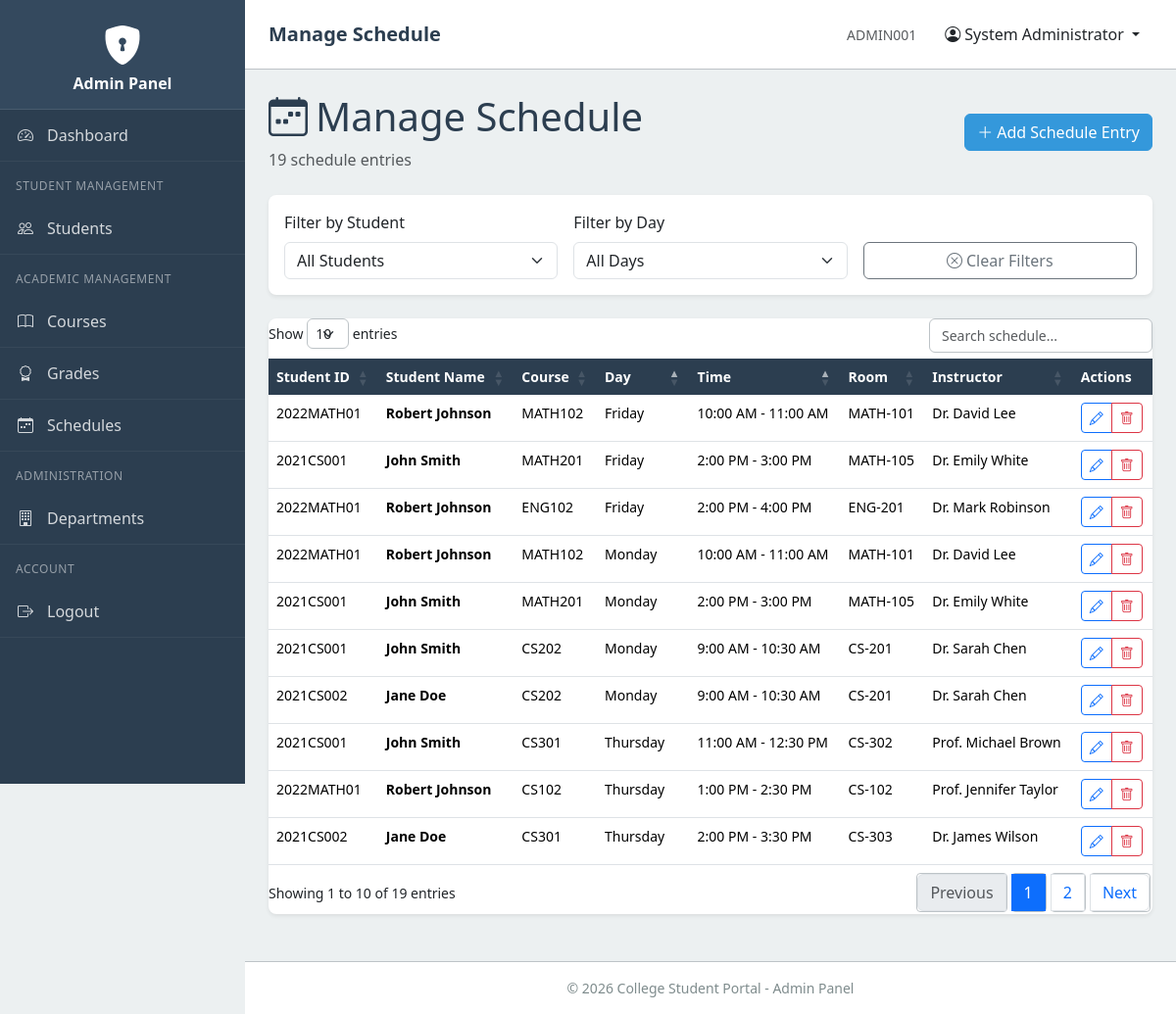
Page /admin/schedule/view-schedule.php (signed in) on the committed database.
### tables this page shows
CREATE TABLE schedule (
    id INT AUTO_INCREMENT PRIMARY KEY,
    student_id INT NOT NULL,
    course_id INT NOT NULL,
    day_of_week INT NOT NULL,
    start_time TIME NOT NULL,
    end_time TIME NOT NULL,
    room_number VARCHAR(20) DEFAULT NULL,
    instructor_name VARCHAR(100) DEFAULT NULL,
    semester INT NOT NULL,
    created_at TIMESTAMP DEFAULT CURRENT_TIMESTAMP,
    FOREIGN KEY (student_id) REFERENCES students(id) ON DELETE CASCADE,
    FOREIGN KEY (course_id) REFERENCES courses(id) ON DELETE CASCADE,
    INDEX idx_schedule_student (student_id),
    INDEX idx_schedule_course (course_id),
    INDEX idx_schedule_day (day_of_week),
    INDEX idx_schedule_semester (semester),
    CONSTRAINT chk_day_of_week CHECK (day_of_week >= 1 AND day_of_week <= 7),
    CONSTRAINT chk_semester CHECK (semester >= 1 AND semester <= 8)
);

CREATE TABLE students (
    id INT AUTO_INCREMENT PRIMARY KEY,
    student_id VARCHAR(20) NOT NULL UNIQUE,
    name VARCHAR(100) NOT NULL,
    email VARCHAR(100) NOT NULL,
    password VARCHAR(255) NOT NULL,
    phone VARCHAR(15) DEFAULT NULL,
    date_of_birth DATE DEFAULT NULL,
    gender VARCHAR(10) DEFAULT NULL,
    address TEXT DEFAULT NULL,
    profile_picture VARCHAR(255) DEFAULT 'default.jpg',
    department_id INT NOT NULL,
    current_semester INT DEFAULT NULL,
    enrollment_date DATE DEFAULT NULL,
    created_at TIMESTAMP DEFAULT CURRENT_TIMESTAMP,
    updated_at TIMESTAMP DEFAULT CURRENT_TIMESTAMP ON UPDATE CURRENT_TIMESTAMP,
    FOREIGN KEY (department_id) REFERENCES departments(id),
    INDEX idx_student_id (student_id),
    INDEX idx_student_email (email),
    INDEX idx_student_dept (department_id)
);

CREATE TABLE courses (
    id INT AUTO_INCREMENT PRIMARY KEY,
    course_code VARCHAR(20) NOT NULL UNIQUE,
    course_name VARCHAR(100) NOT NULL,
    credits INT NOT NULL,
    department_id INT NOT NULL,
    created_at TIMESTAMP DEFAULT CURRENT_TIMESTAMP,
    FOREIGN KEY (department_id) REFERENCES departments(id),
    INDEX idx_course_code (course_code),
    INDEX idx_course_dept (department_id),
    CONSTRAINT chk_credits CHECK (credits >= 1 AND credits <= 6)
);

### includes/functions.php (called while the page is built, shortened)
<?php
function h($string): string
{
  return htmlspecialchars($string ?? '', ENT_QUOTES, 'UTF-8');
}
function getDayName(int $day): string
{
  $days = [
    1 => 'Monday',
    2 => 'Tuesday',
    3 => 'Wednesday',
    4 => 'Thursday',
    5 => 'Friday',
    6 => 'Saturday',
    7 => 'Sunday'
  ];
  return $days[$day] ?? 'Unknown';
}
function formatTime(string $time): string
{
  return date('g:i A', strtotime($time));
}

### admin/schedule/view-schedule.php (the view, shortened to what this page needs)
<?php
$pageTitle = 'Manage Schedule';
require_once __DIR__ . '/../../includes/admin-header.php';
require_once __DIR__ . '/../../config/database.php';
try {
  $stmt = $pdo->query("
        SELECT sc.id, sc.day_of_week, sc.start_time, sc.end_time, sc.room_number,
               sc.instructor_name, sc.semester,
               s.student_id, s.name as student_name,
               c.course_code, c.course_name
        FROM schedule sc
        JOIN students s ON sc.student_id = s.id
        JOIN courses c ON sc.course_id = c.id
        ORDER BY sc.day_of_week ASC, sc.start_time ASC
    ");
  $schedules = $stmt->fetchAll();
} catch (PDOException $e) {
  error_log("Error fetching schedule: " . $e->getMessage());
  $schedules = [];
}
?>
<div class="row mb-4">
  <div class="col-12 d-flex justify-content-between align-items-center flex-wrap">
    <div>
      <h1 class="mb-2"><i class="bi bi-calendar-week me-2"></i>Manage Schedule</h1>
      <p class="text-muted mb-0"><?= count($schedules) ?> schedule entr<?= count($schedules) !== 1 ? 'ies' : 'y' ?></p>
    </div>
    <a href="add-schedule.php" class="btn btn-primary">
      <i class="bi bi-plus-lg me-1"></i>Add Schedule Entry
    </a>
  </div>
</div>
<div class="card mb-4">
  <div class="card-body">
    <div class="row g-3">
      <div class="col-md-4">
        <label for="student-filter" class="form-label">Filter by Student</label>
        <select class="form-select" id="student-filter">
          <option value="">All Students</option>
        </select>
      </div>
      <div class="col-md-4">
        <label for="day-filter" class="form-label">Filter by Day</label>
        <select class="form-select" id="day-filter">
          <option value="">All Days</option>
        </select>
      </div>
      <div class="col-md-4 d-flex align-items-end">
        <button type="button" class="btn btn-outline-secondary w-100" id="clear-filters">
          <i class="bi bi-x-circle me-1"></i>Clear Filters
        </button>
      </div>
    </div>
  </div>
</div>
<div class="card">
  <div class="card-body p-0">
    <div class="table-responsive">
      <table id="schedule-table" class="table table-admin table-hover mb-0" style="width:100%">
        <thead>
          <tr>
            <th>Student ID</th>
            <th>Student Name</th>
            <th>Course</th>
            <th>Day</th>
            <th>Time</th>
            <th>Room</th>
            <th>Instructor</th>
            <th>Actions</th>
          </tr>
        </thead>
        <tbody>
          <?php foreach ($schedules as $sch): ?>
            <tr>
              <td><?= h($sch['student_id']) ?></td>
              <td><strong><?= h($sch['student_name']) ?></strong></td>
              <td><?= h($sch['course_code']) ?></td>
              <td><?= getDayName($sch['day_of_week']) ?></td>
              <td><?= formatTime($sch['start_time']) ?> - <?= formatTime($sch['end_time']) ?></td>
              <td><?= h($sch['room_number'] ?: '-') ?></td>
              <td><?= h($sch['instructor_name'] ?: '-') ?></td>
              <td>
                <div class="btn-group">
                  <a href="edit-schedule.php?id=<?= $sch['id'] ?>" class="btn btn-sm btn-outline-primary" title="Edit">
                    <i class="bi bi-pencil"></i>
                  </a>
                  <a href="delete-schedule.php?id=<?= $sch['id'] ?>" class="btn btn-sm btn-outline-danger" title="Delete">
                    <i class="bi bi-trash"></i>
                  </a>
                </div>
              </td>
            </tr>
          <?php endforeach; ?>
        </tbody>
      </table>
    </div>
  </div>
</div>
<?php require_once __DIR__ . '/../../includes/admin-footer.php'; ?>

### includes/admin-header.php (shortened to what this page needs)
<?php
require_once __DIR__ . '/functions.php';
$adminName = $_SESSION['admin_name'] ?? 'Administrator';
$adminId = $_SESSION['admin_id'] ?? '';
?>
<!DOCTYPE html>
<html lang="en">
<head>
  <link href="https://cdn.jsdelivr.net/npm/bootstrap@5.3.2/dist/css/bootstrap.min.css" rel="stylesheet">
  <link rel="stylesheet" href="https://cdn.jsdelivr.net/npm/bootstrap-icons@1.11.1/font/bootstrap-icons.css">
  <link rel="stylesheet" href="https://cdn.datatables.net/1.13.6/css/dataTables.bootstrap5.min.css">
  <link rel="stylesheet" href="<?= $cssPath ?? '../assets/css/admin-style.css' ?>">
</head>
<body>
  <div class="admin-wrapper">
    <?php include __DIR__ . '/admin-nav.php'; ?>
    <div class="admin-content">
      <header class="admin-header">
        <h1 class="admin-header-title"><?= h($pageTitle ?? 'Admin Panel') ?></h1>
        <div class="admin-user-info">
          <span class="text-muted small"><?= h($adminId) ?></span>
          <div class="dropdown">
            <a class="btn btn-link dropdown-toggle text-dark text-decoration-none" href="#" role="button" data-bs-toggle="dropdown" aria-expanded="false">
              <i class="bi bi-person-circle me-1"></i><?= h($adminName) ?>
            </a>
          </div>
        </div>
      </header>
      <main class="admin-main">

### includes/admin-nav.php
<?php
$currentPage = basename($_SERVER['PHP_SELF']);
$currentDir = basename(dirname($_SERVER['PHP_SELF']));
$isSubDir = in_array($currentDir, ['students', 'courses', 'grades', 'schedules', 'departments']);
$prefix = $isSubDir ? '../' : '';
?>
<aside class="admin-sidebar">
  <div class="sidebar-header">
    <i class="bi bi-shield-lock-fill fs-1 text-white"></i>
    <h2 class="sidebar-title">Admin Panel</h2>
  </div>
  <nav>
    <ul class="sidebar-nav">
      <li class="sidebar-nav-item">
        <a class="sidebar-nav-link <?= $currentPage === 'dashboard.php' && $currentDir === 'admin' ? 'active' : '' ?>"
          href="<?= $prefix ?>dashboard.php">
          <i class="bi bi-speedometer2"></i>
          Dashboard
        </a>
      </li>
      <li class="sidebar-section">Student Management</li>
      <li class="sidebar-nav-item">
        <a class="sidebar-nav-link <?= $currentDir === 'students' ? 'active' : '' ?>"
          href="<?= $prefix ?>students/view-students.php">
          <i class="bi bi-people"></i>
          Students
        </a>
      </li>
      <li class="sidebar-section">Academic Management</li>
      <li class="sidebar-nav-item">
        <a class="sidebar-nav-link <?= $currentDir === 'courses' ? 'active' : '' ?>"
          href="<?= $prefix ?>courses/view-courses.php">
          <i class="bi bi-book"></i>
          Courses
        </a>
      </li>
      <li class="sidebar-nav-item">
        <a class="sidebar-nav-link <?= $currentDir === 'grades' ? 'active' : '' ?>"
          href="<?= $prefix ?>grades/view-grades.php">
          <i class="bi bi-award"></i>
          Grades
        </a>
      </li>
      <li class="sidebar-nav-item">
        <a class="sidebar-nav-link <?= $currentDir === 'schedules' ? 'active' : '' ?>"
          href="<?= $prefix ?>schedules/view-schedules.php">
          <i class="bi bi-calendar-week"></i>
          Schedules
        </a>
      </li>
      <li class="sidebar-section">Administration</li>
      <li class="sidebar-nav-item">
        <a class="sidebar-nav-link <?= $currentDir === 'departments' ? 'active' : '' ?>"
          href="<?= $prefix ?>departments/view-departments.php">
          <i class="bi bi-building"></i>
          Departments
        </a>
      </li>
      <li class="sidebar-section">Account</li>
      <li class="sidebar-nav-item">
        <a class="sidebar-nav-link" href="<?= $isSubDir ? '../../' : '../' ?>logout.php">
          <i class="bi bi-box-arrow-right"></i>
          Logout
        </a>
      </li>
    </ul>
  </nav>
</aside>

### includes/admin-footer.php (shortened to what this page needs)
</main>
<footer class="admin-footer">
  <span>&copy; <?= date('Y') ?> College Student Portal - Admin Panel</span>
</footer>
</div>
</div>
</body>
</html>

### assets/css/admin-style.css (style rules this page uses)
:root { --admin-primary: #2c3e50; --admin-secondary: #34495e; --admin-accent: #3498db; --sidebar-width: 250px; --header-height: 60px; --success-color: #27ae60; --danger-color: #e74c3c; --warning-color: #f39c12; --info-color: #3498db; --light-bg: #ecf0f1; --dark-text: #2c3e50; --border-color: #bdc3c7; }
body { font-family: "Segoe UI", Tahoma, Geneva, Verdana, sans-serif; background-color: var(--light-bg); color: var(--dark-text); min-height: 100vh; }
.admin-wrapper { display: flex; min-height: 100vh; }
.admin-sidebar { width: var(--sidebar-width); background-color: var(--admin-primary); color: #ffffff; min-height: 100vh; position: fixed; top: 0; left: 0; z-index: 1000; overflow-y: auto; }
.sidebar-header { padding: 1rem; background-color: var(--admin-secondary); text-align: center; border-bottom: 1px solid rgba(255, 255, 255, 0.1); }
.sidebar-title { font-size: 1rem; font-weight: 600; margin: 0; }
.sidebar-nav { padding: 0; margin: 0; list-style: none; }
.sidebar-nav-item { border-bottom: 1px solid rgba(255, 255, 255, 0.05); }
.sidebar-nav-link { display: flex; align-items: center; padding: 0.875rem 1rem; color: rgba(255, 255, 255, 0.8); text-decoration: none; transition: all 0.2s ease; }
.sidebar-nav-link i { margin-right: 0.75rem; width: 20px; text-align: center; }
.sidebar-section { padding: 0.5rem 1rem; font-size: 0.75rem; text-transform: uppercase; letter-spacing: 0.05em; color: rgba(255, 255, 255, 0.5); margin-top: 0.5rem; }
.admin-content { flex: 1; margin-left: var(--sidebar-width); min-height: 100vh; display: flex; flex-direction: column; }
.admin-header { background-color: #ffffff; padding: 1rem 1.5rem; border-bottom: 1px solid var(--border-color); display: flex; justify-content: space-between; align-items: center; position: sticky; top: 0; z-index: 100; }
.admin-header-title { font-size: 1.25rem; font-weight: 600; margin: 0; }
.admin-user-info { display: flex; align-items: center; gap: 1rem; }
.admin-main { flex: 1; padding: 1.5rem; }
.card { border: none; border-radius: 0.5rem; box-shadow: 0 0.125rem 0.25rem rgba(0, 0, 0, 0.075); margin-bottom: 1.5rem; }
.btn-primary { background-color: var(--admin-accent); border-color: var(--admin-accent); }
table.dataTable thead th { background-color: var(--admin-primary); color: #ffffff; font-weight: 600; border-bottom: none !important; }
.admin-footer { background-color: #ffffff; border-top: 1px solid var(--border-color); padding: 1rem 1.5rem; font-size: 0.875rem; color: #7f8c8d; text-align: center; }

### rows in the picture
schedule: student.student_id "2021CS001", student.name "John Smith", course.course_code "CS202", day_of_week "Monday", start_time "9:00 AM", end_time "10:30 AM", room_number "CS-201", instructor_name "Dr. Sarah Chen"
schedule: student.student_id "2021CS002", student.name "Jane Doe", course.course_code "CS202", day_of_week "Monday", start_time "9:00 AM", end_time "10:30 AM", room_number "CS-201", instructor_name "Dr. Sarah Chen"
schedule: student.student_id "2022MATH01", student.name "Robert Johnson", course.course_code "MATH102", day_of_week "Monday", start_time "10:00 AM", end_time "11:00 AM", room_number "MATH-101", instructor_name "Dr. David Lee"
schedule: student.student_id "2021CS001", student.name "John Smith", course.course_code "MATH201", day_of_week "Monday", start_time "2:00 PM", end_time "3:00 PM", room_number "MATH-105", instructor_name "Dr. Emily White"
schedule: student.student_id "2021CS001", student.name "John Smith", course.course_code "CS301", day_of_week "Thursday", start_time "11:00 AM", end_time "12:30 PM", room_number "CS-302", instructor_name "Prof. Michael Brown"
schedule: student.student_id "2022MATH01", student.name "Robert Johnson", course.course_code "CS102", day_of_week "Thursday", start_time "1:00 PM", end_time "2:30 PM", room_number "CS-102", instructor_name "Prof. Jennifer Taylor"
schedule: student.student_id "2021CS002", student.name "Jane Doe", course.course_code "CS301", day_of_week "Thursday", start_time "2:00 PM", end_time "3:30 PM", room_number "CS-303", instructor_name "Dr. James Wilson"
schedule: student.student_id "2022MATH01", student.name "Robert Johnson", course.course_code "MATH102", day_of_week "Friday", start_time "10:00 AM", end_time "11:00 AM", room_number "MATH-101", instructor_name "Dr. David Lee"
schedule: student.student_id "2022MATH01", student.name "Robert Johnson", course.course_code "ENG102", day_of_week "Friday", start_time "2:00 PM", end_time "4:00 PM", room_number "ENG-201", instructor_name "Dr. Mark Robinson"
schedule: student.student_id "2021CS001", student.name "John Smith", course.course_code "MATH201", day_of_week "Friday", start_time "2:00 PM", end_time "3:00 PM", room_number "MATH-105", instructor_name "Dr. Emily White"

### other values in the picture
$pageTitle "Manage Schedule"
$adminId "ADMIN001"
$adminName "System Administrator"
count($schedules) "19"
